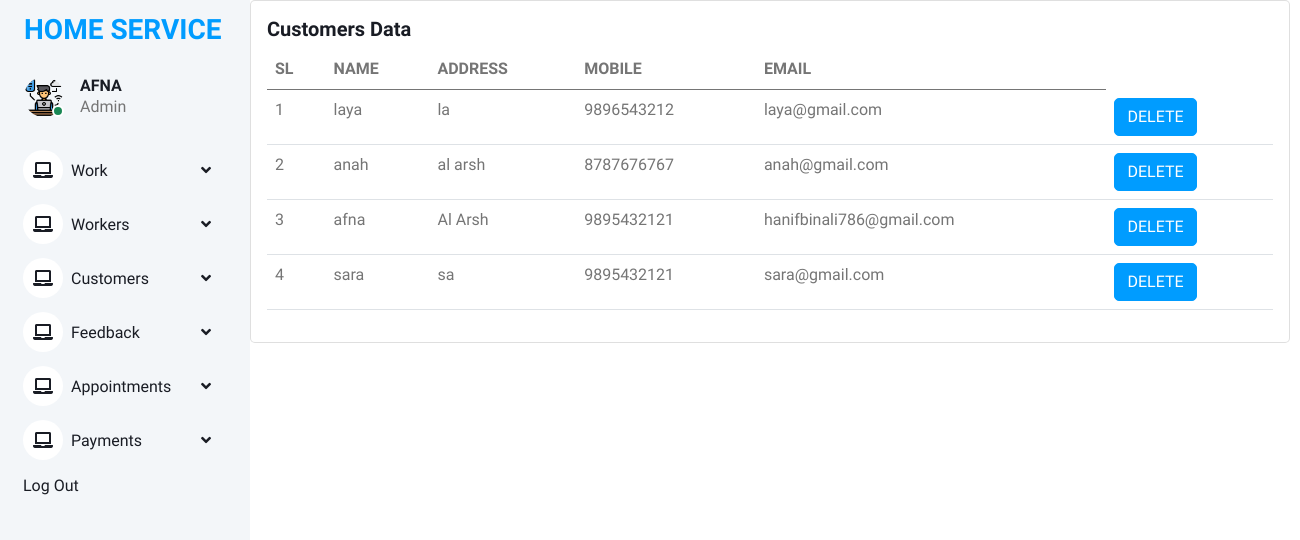
Screenshot of /customers_data (signed in) with the database file from the repository.
### online_home_service_app/models.py (models this page shows)
class Register(models.Model):
    user = models.OneToOneField(Login,on_delete=models.CASCADE)
    name = models.CharField(max_length=100)
    address = models.CharField(max_length=100)
    mobile = models.CharField(max_length=10)
    email = models.EmailField()
    def __str__(self):
        return self.name

### online_home_service_app/views.py (the view)
# urls.py: path("customers_data", views.customers_data, name="customers_data"),
@login_required(login_url = 'logout')
def customers_data(request):
    data = Register.objects.all()
    print(data)
    return render(request,"admin/customers_data.html",{'data':data})

### templates/admin/customers_data.html (shortened to what this page needs)
{% extends "admin/admin base.html" %}
{% block content %}
<div class="card" style="width: 65rem;">
  <div class="card-body">
    <h5 class="card-title">Customers Data</h5>
        <table class="table">
  <thead>
    <tr>
      <th scope="col">SL</th>
      <th scope="col">NAME</th>
      <th scope="col">ADDRESS</th>
      <th scope="col">MOBILE</th>
      <th scope="col">EMAIL</th>
    </tr>
  </thead>
  <tbody>
      {% for i in data %}
    <tr>
      <td>{{forloop.counter}}</td>
      <td>{{i.name}}</td>
        <td>{{i.address}}</td>
         <td>{{i.mobile}}</td>
      <td>{{i.email}}</td>
      <td><a href="{% url 'delete_it' i.id %}" class="btn btn-primary">DELETE</a> </td>
    </tr>
{% endfor %}
  </tbody>
  </table>
{% endblock %}

### static/static1/assets2/css/style.css (style rules this page uses)
:root { --primary: #009CFF; --light: #F3F6F9; --dark: #191C24; }
.btn { transition: .5s; }
.btn.btn-primary { color: #FFFFFF; }

### rows the page displays
Register: name "laya", address "la", mobile "9896543212", email "laya@gmail.com"
Register: name "anah", address "al arsh", mobile "8787676767", email "anah@gmail.com"
Register: name "afna", address "Al Arsh", mobile "9895432121", email "hanifbinali786@gmail.com"
Register: name "sara", address "sa", mobile "9895432121", email "sara@gmail.com"
